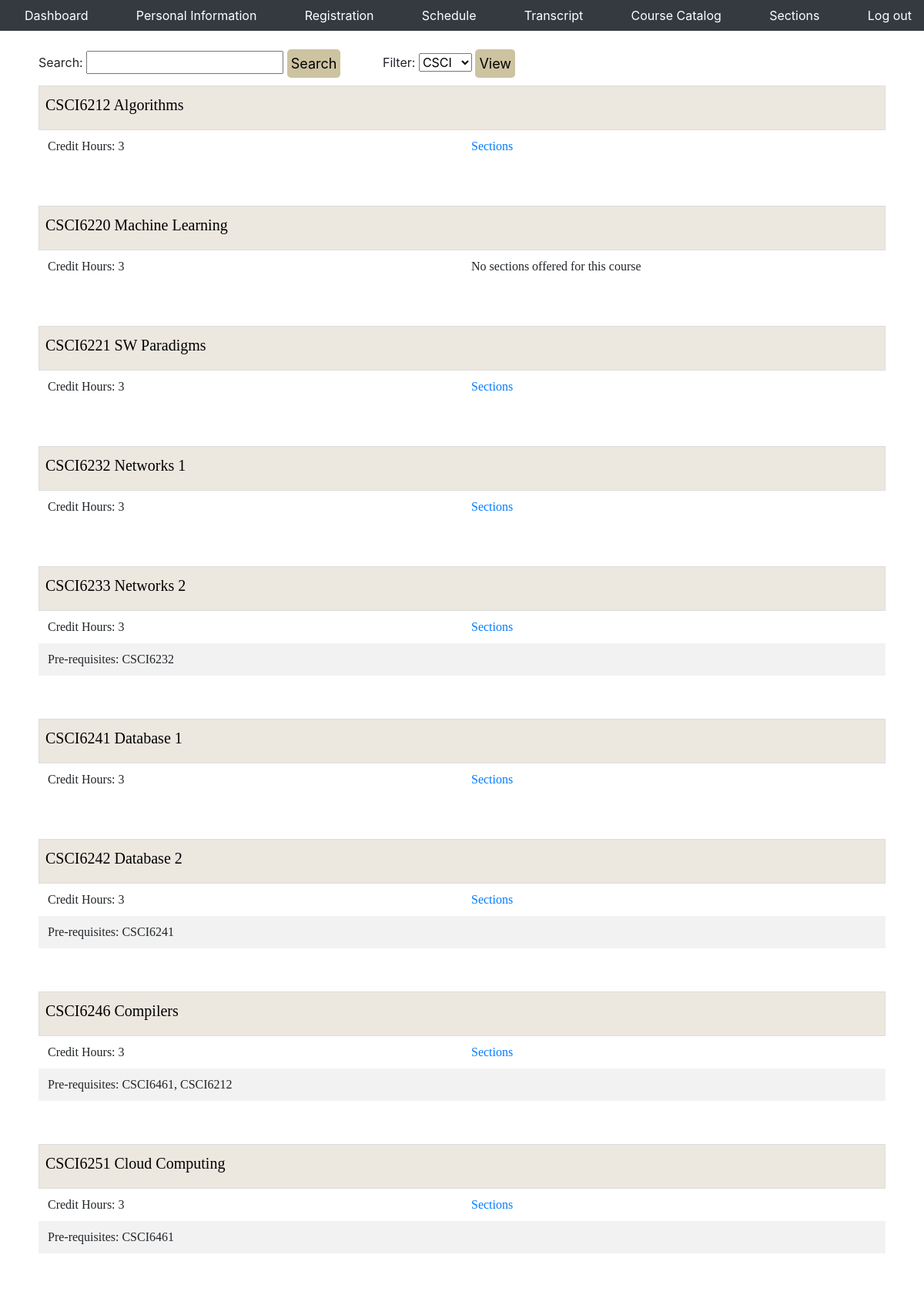
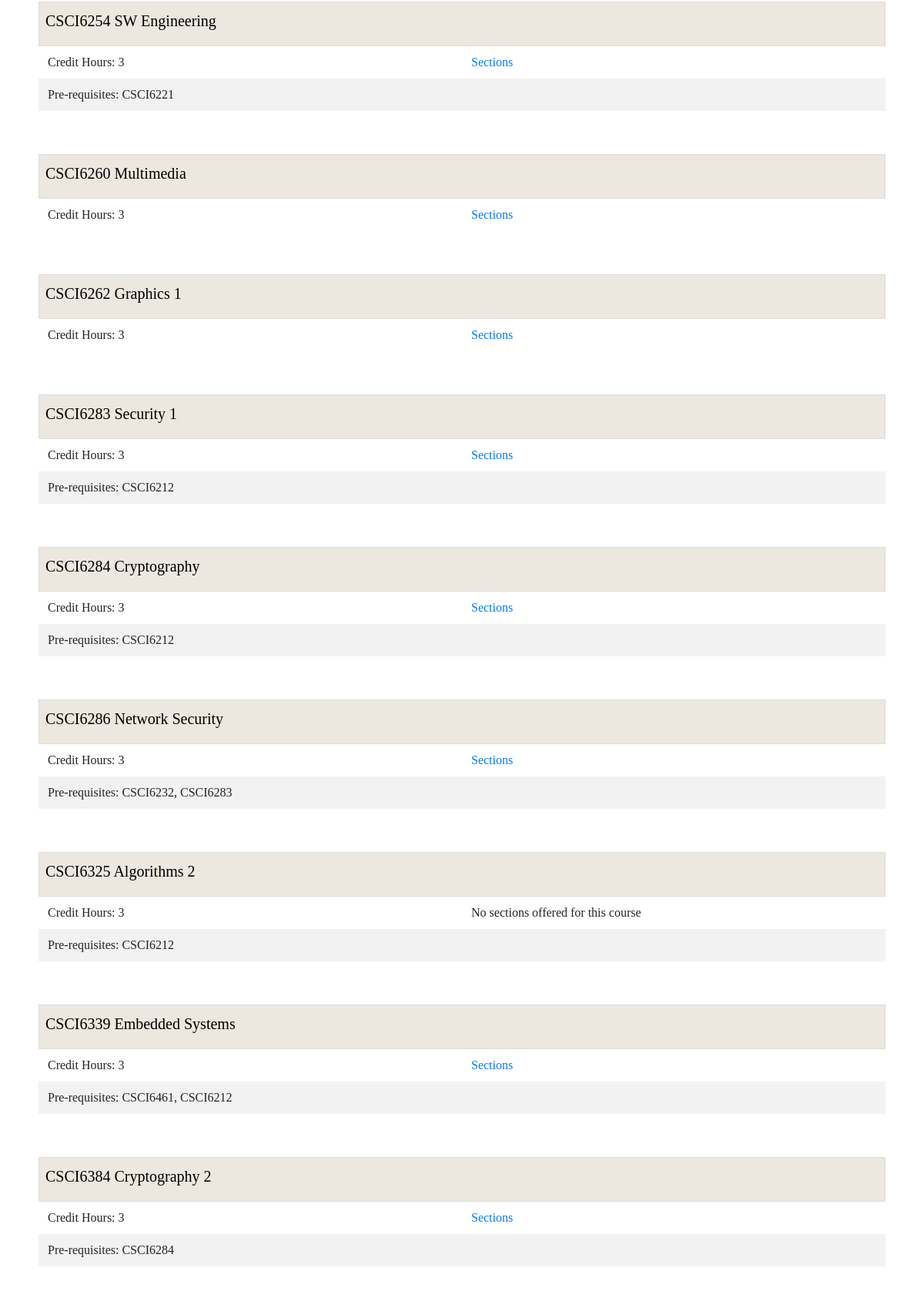
Screenshot of /regs/courses.php (signed in, upper part) with the database file from the repository (2 pictures, top to bottom).
### tables this page shows
create table courses(
    `uid` int auto_increment not null, 
    `dept` varchar(4),
    `cno` int, 
    `title` varchar(50),
    `credits` int,
    `p1dept` varchar(4),
    `p1cno` int,
    `p1uid` int,
    `p2uid` int,
    `p2dept` varchar(4),
    `p2cno` int,
    primary key (uid),
    foreign key (p1uid) references courses(uid),
    foreign key (p2uid) references courses(uid)
);

### regs/courses.php (the view, shortened to what this page needs)
<?php
require_once('header.php');
?>
<html>
<head>
    <link rel="stylesheet" type="text/css" href="../apps/portalCSS/style.css">
    <link href="https://stackpath.bootstrapcdn.com/bootstrap/4.4.1/css/bootstrap.min.css" rel="stylesheet">
</head>
<br>
<?php
$dbc = mysqli_connect(DB_HOST, DB_USER, DB_PASSWORD, DB_NAME);
$msg = "";
$coursenum_err = $dept_err = $title_err = $credits_err = $description_err = "";
if (isset($_POST['edit']) || isset($_POST['submit'])) {
	if(isset($_POST['submit'])) {
        $coursenum = $dept = $title = $credits = $description = "";
        $valid_input = true;
        if(empty($_POST['coursenum'])) {
                $coursenum_err = "Course number is required";
                $valid_input = false;
        } else {
                $coursenum = test_input($_POST['coursenum']);
                if(!preg_match("/^\d{4}$/", $coursenum)) {
                        $coursenum_err = "Only numbers of 4 characters length are allowed";
                        $valid_input = false;
                }
        }
        if(empty($_POST['coursedept'])) {
                $dept_err = "Department is required";
                $valid_input = false;
        } else {
                $dept = strtoupper(test_input($_POST['coursedept']));
                if(!preg_match("/^[a-zA-Z]{4}$/", $dept)) {
                        $dept_err = "Only 4 characters length are allowed";
                        $valid_input = false;
                }
        }
        if(empty($_POST['title'])) {
                $title_err = "Title is required";
                $valid_input = false;
        } else {
                $title = $_POST['title'];
        }
        if(empty($_POST['credits'])) {
                $credits_err = "Credits is required";
                $valid_input = false;
        } else {
                $credits = test_input($_POST['credits']);
                if(!preg_match("/^\d{1}/", $credits)) {
                        $credits_err = "Credits can only be between 1-9";
                        $valid_input = false;
                }
        }
        if($valid_input) {
                $query = "UPDATE courses SET cno = '$coursenum', dept = '$dept', title = '$title', credits = '$credits' WHERE cno LIKE '$coursenum' AND dept LIKE '$dept'";
                $result = mysqli_query($dbc, $query);
		if ($result) {
                        $msg = "You have succesfully updated the course";
                } else {
                        $msg = "Error: please try again";
		}
	}
	}
	if(isset($_POST['edit'])) {
		$_SESSION['edit_dept'] = $_POST['coursedept'];
	}
	$dept = $_SESSION['edit_dept'];
	if(isset($_POST['edit'])) {
		$_SESSION['edit_coursenum'] = $_POST['coursenum'];
	}
	$course_num = $_SESSION['edit_coursenum'];
	$get_course_query = "SELECT * FROM courses WHERE dept LIKE '$dept' AND cno LIKE '$course_num'";
	$result = mysqli_query($dbc, $get_course_query);
	$course = mysqli_fetch_assoc($result);
?>
	<div class="container">
	<form method="post" action="<?php echo $_SERVER['PHP_SELF'];?>">
	<h4 style="display:inline">Edit Course</h4>
	<div class="form-row">
	<div class="col">
		<label>Course Number:</label>
        	<input type="text" class="form-control form-group" name="coursenum" value="<?php echo $course['cno'] ?>"/>
        	<span class="error"><?php echo $coursenum_err?></span>
	</div>
	<div class="col">
		<label>Department:</label>
        	<input type="text" class="form-control form-group" name="coursedept" value="<?php echo $course['dept'] ?>"/>
        	<span class="error"><?php echo $dept_err?></span>
	</div>
	<div class="col">
		<label>Title:</label>
        	<input type="text" class="form-control form-group" name="title" value="<?php echo $course['title'] ?>"/>
        	<span class="error"><?php echo $title_err?></span>
	</div>
	<div class="col">
		<label>Credits:</label>
       		<input type="text" class="form-control form-group" name="credits" value="<?php echo $course['credits'] ?>"/>
        	<span class="error"><?php echo $credits_err?></span>
	</div>
	</div>
		<?php echo '<span align="center">'. $msg . '</span>' ?>
        	<input style="float:right; margin-right:0px;" type="submit" class="btn btn-light btn-lg" name="submit" value="Submit"/>
	</form>
	</div>
<?php
} else {
$all_depts_query = "SELECT DISTINCT(dept) FROM courses";
$depts = mysqli_query($dbc, $all_depts_query);
?>
      <form method="post" style="display: inline;" action="<?php echo $_SERVER['PHP_SELF']; ?>">
          <label style="margin-left:50px" for="coursename">Search: </label>
	  <input type="text" id="coursename" name="coursename">
          <input class="btn btn-light btn-lg" type="submit" name="search" value="Search">
        </form>
        <form method="post" style="display: inline;" action="<?php echo $_SERVER['PHP_SELF']; ?>">
          <label for="dept">Filter:</label>
          <select id="dept" name="dept">
          <?php
          while ($dept = mysqli_fetch_array($depts)) {
            echo '<option "value="' . $dept['dept'] . '">' . $dept['dept'] . '</option>';
          }
          ?>
	  </select>
	  <input class="btn btn-light btn-lg" type="submit" name="view" value="View">
        </form>
<?php
echo '<br>';
if(isset($_POST['search'])) {
	$dept_course_num = $_POST['coursename'];
	$all_courses_query = "SELECT * FROM courses WHERE CONCAT(dept, cno) LIKE '%" . $dept_course_num . "%'";
} else if (isset($_POST['view'])) {
	$dept = $_POST['dept'];
	$all_courses_query = "SELECT * FROM courses WHERE dept LIKE '$dept'";
} else {
	$all_courses_query = "SELECT * FROM courses ORDER BY dept ASC, cno ASC";
}
$courses = mysqli_query($dbc, $all_courses_query);
while ($course = mysqli_fetch_array($courses)) {
	echo '<form method="post" action='. $_SERVER['PHP_SELF'] . '>';
	echo '<div style="padding:0px 50px; margin-top: 10px;";><fieldset>';
	echo '<table cellpadding="10" width=100%>';
	echo '<th><h5>' . $course['dept'] . $course['cno'] . ' ' . $course['title'] . '</h5></th></table><table class="table borderless">';
	echo '<tr><td widht=90%>Credit Hours: '. $course['credits'] . '</td>';
	$c_id = $course['uid'];
	$get_pre_req = "SELECT * FROM prereq WHERE c_id LIKE '$c_id'";
	$pre_reqs = mysqli_query($dbc, $get_pre_req);
	$pre_req_stmt = "";
	$got_prereq = false;
	while ($prereq = mysqli_fetch_array($pre_reqs)) {
		$got_prereq = true;
		$another_course_id = $prereq['prereq_id'];
		$get_course = "SELECT * FROM courses WHERE uid LIKE '$another_course_id'";
		$course_result = mysqli_query($dbc, $get_course);
		while ($name = mysqli_fetch_array($course_result)) {
			$pre_req_stmt = $pre_req_stmt . $name['dept'].$name['cno'] . ", ";
		}
	}
	$check_sec_query = "SELECT * FROM section WHERE c_id = " . $course['uid'];
	$got_sec = mysqli_query($dbc, $check_sec_query);
	if(mysqli_num_rows($got_sec) != 0) {
	echo "<td><a href = './sections.php?c_id=$c_id'>Sections</a></td>";
	} else {
	echo "<td>No sections offered for this course</td>";
	}
	if($got_prereq) {
		if($_SESSION['typeUser'] == 4 || $_SESSION['typeUser'] == 7) {
			echo '<tr><td colspan="4">Pre-requisites: ' . substr($pre_req_stmt, 0, -2) . '</td></tr>';
		} else {
			echo '<tr><td colspan="2">Pre-requisites: ' . substr($pre_req_stmt, 0, -2) . '</td></tr>';
		}
	}
	echo '</table></fieldset></div><br>';
	echo '</form>';
}
}
?>

### apps/portalCSS/style.css (style rules this page uses)
html, body { max-width: 100%; overflow-x: hidden; background-color: white; }
table { font-family: "Palatino Linotype", "Book Antiqua", Palatino, serif; border-collapse: collapse; width: 100%; table-layout: fixed; }
table td, table th { border: 1px solid #ddd; padding: 8px; }
table tr:nth-child(even) { background-color: #f2f2f2; }
table th { padding-top: 12px; padding-bottom: 12px; text-align: left; background-color: #ece7df; color: black; }
form input { text-align: center; }

### regs/courses.php (style rules this page uses)
.borderless td, .borderless th { border: none; }
input[type=submit] { background-color: #cdc3a0; color:black; border: 0px; padding-top: 1%; padding-bottom: 1%; padding: 5px; font-size: 18px; margin-right: 50px; }

### rows the page displays
courses: dept "CSCI", cno "6212", title "Algorithms", credits "3"
courses: dept "CSCI", cno "6220", title "Machine Learning", credits "3", shows "No sections offered for this course"
courses: dept "CSCI", cno "6221", title "SW Paradigms", credits "3"
courses: dept "CSCI", cno "6232", title "Networks 1", credits "3"
courses: dept "CSCI", cno "6233", title "Networks 2", credits "3", courses.dept+cno "CSCI6232"
courses: dept "CSCI", cno "6241", title "Database 1", credits "3"
courses: dept "CSCI", cno "6242", title "Database 2", credits "3", courses.dept+cno "CSCI6241"
courses: dept "CSCI", cno "6246", title "Compilers", credits "3", pre_req_stmt "CSCI6461, CSCI6212"
courses: dept "CSCI", cno "6251", title "Cloud Computing", credits "3", courses.dept+cno "CSCI6461"
courses: dept "CSCI", cno "6254", title "SW Engineering", credits "3", courses.dept+cno "CSCI6221"
courses: dept "CSCI", cno "6260", title "Multimedia", credits "3"
courses: dept "CSCI", cno "6262", title "Graphics 1", credits "3"
courses: dept "CSCI", cno "6283", title "Security 1", credits "3", courses.dept+cno "CSCI6212"
courses: dept "CSCI", cno "6284", title "Cryptography", credits "3", courses.dept+cno "CSCI6212"
courses: dept "CSCI", cno "6286", title "Network Security", credits "3", pre_req_stmt "CSCI6232, CSCI6283"
courses: dept "CSCI", cno "6325", title "Algorithms 2", credits "3", shows "No sections offered for this course", courses.dept+cno "CSCI6212"
courses: dept "CSCI", cno "6339", title "Embedded Systems", credits "3", pre_req_stmt "CSCI6461, CSCI6212"
courses: dept "CSCI", cno "6384", title "Cryptography 2", credits "3", courses.dept+cno "CSCI6284"

### other values shown
form field dept "CSCI"
